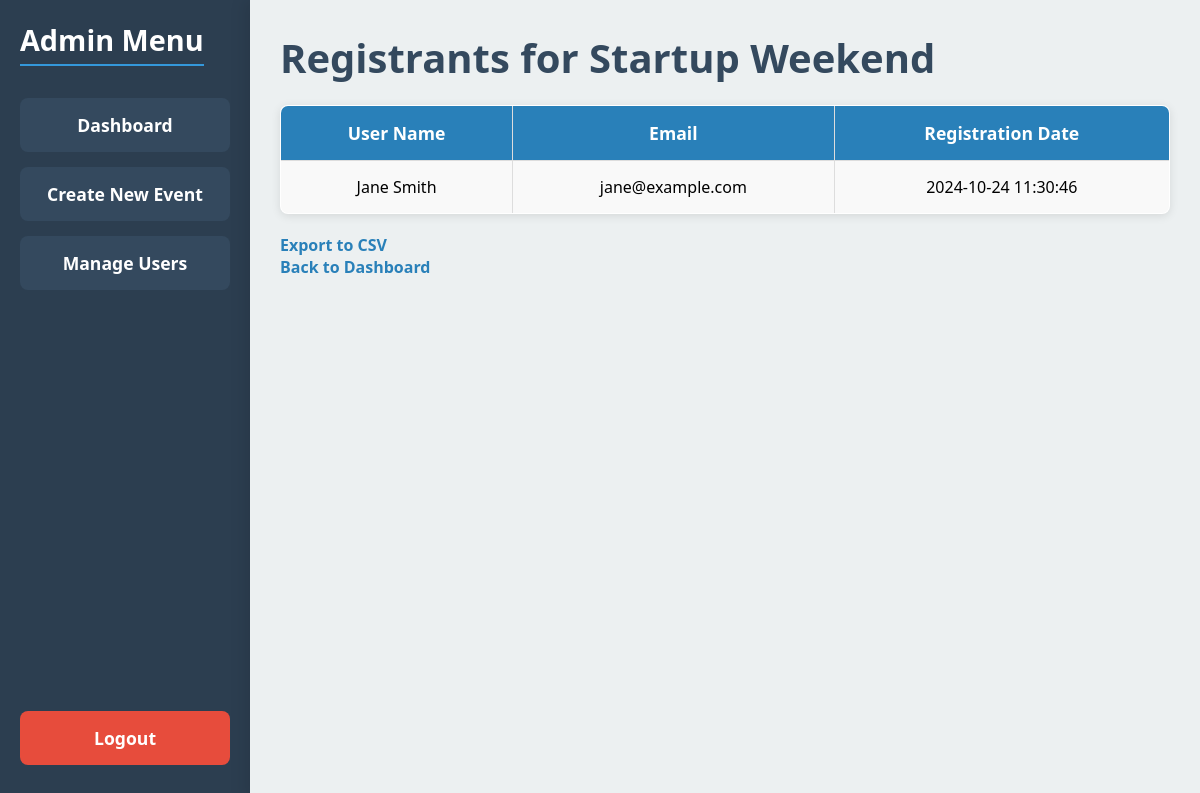
/event_registrants.php?event_id=2 (signed in), run on the app's committed database.
### tables this page shows
CREATE TABLE `events` (
  `event_id` int(11) NOT NULL,
  `event_name` varchar(255) NOT NULL,
  `description` text NOT NULL,
  `date` date NOT NULL,
  `time` time NOT NULL,
  `location` varchar(255) NOT NULL,
  `banner` varchar(255) DEFAULT NULL,
  `max_participants` int(11) NOT NULL,
  `status` enum('open','closed','canceled') NOT NULL DEFAULT 'open',
  `created_at` timestamp NOT NULL DEFAULT current_timestamp()
);

CREATE TABLE `registrations` (
  `registration_id` int(11) NOT NULL,
  `user_id` int(11) NOT NULL,
  `event_id` int(11) NOT NULL,
  `registration_date` timestamp NOT NULL DEFAULT current_timestamp()
);

CREATE TABLE `users` (
  `user_id` int(11) NOT NULL,
  `name` varchar(255) NOT NULL,
  `email` varchar(255) NOT NULL,
  `password` varchar(255) NOT NULL,
  `role` enum('admin','user') NOT NULL DEFAULT 'user',
  `created_at` timestamp NOT NULL DEFAULT current_timestamp()
);

### event_registrants.php (the view, shortened to what this page needs)
<?php
$servername = "localhost";
$username = "root";
$password = "";
$dbname = "event_registration";
$conn = new mysqli($servername, $username, $password, $dbname);
$event_id = $_GET['event_id'];
$sql_event = "SELECT event_name FROM events WHERE event_id = $event_id";
$result_event = $conn->query($sql_event);
$event = $result_event->fetch_assoc();
$sql_registrants = "
    SELECT users.name, users.email, registrations.registration_date
    FROM registrations
    INNER JOIN users ON registrations.user_id = users.user_id
    WHERE registrations.event_id = $event_id";
$result_registrants = $conn->query($sql_registrants);
?>
<!DOCTYPE html>
<html lang="en">
<head>
</head>
<body>
    <div class="sidebar">
        <div>
            <h2>Admin Menu</h2>
            <a href="admin_dashboard.php">Dashboard</a>
            <a href="event_create.php">Create New Event</a>
            <a href="user_management.php">Manage Users</a>
        </div>
        <div>
            <a href="logout.php" class="logout">Logout</a>
        </div>
    </div>
    <div class="main-content">
        <h1>Registrants for <?= htmlspecialchars($event['event_name']); ?></h1>
        <table>
            <tr>
                <th>User Name</th>
                <th>Email</th>
                <th>Registration Date</th>
            </tr>
            <?php
            if ($result_registrants->num_rows > 0) {
                while ($registrant = $result_registrants->fetch_assoc()) {
                    echo "<tr>";
                    echo "<td>" . htmlspecialchars($registrant['name']) . "</td>";
                    echo "<td>" . htmlspecialchars($registrant['email']) . "</td>";
                    echo "<td>" . htmlspecialchars($registrant['registration_date']) . "</td>";
                    echo "</tr>";
                }
            } else {
                echo "<tr><td colspan='3'>No registrants found for this event.</td></tr>";
            }
            ?>
        </table>
        <a href="export_registrants.php?event_id=<?= $event_id; ?>">Export to CSV</a><br>
        <a href="admin_dashboard.php">Back to Dashboard</a><br>
    </div>
</body>
</html>

### event_registrants.php (style rules this page uses)
* { margin: 0; padding: 0; box-sizing: border-box; }
body { font-family: 'Segoe UI', Tahoma, Geneva, Verdana, sans-serif; background-color: #f9f9f9; display: flex; height: 100vh; }
.sidebar { background-color: #2c3e50; width: 250px; padding: 20px; display: flex; flex-direction: column; justify-content: space-between; }
.sidebar h2 { color: #fff; text-align: center; margin-bottom: 2rem; font-size: 1.8rem; }
.sidebar a { display: block; color: white; text-decoration: none; padding: 15px; margin-bottom: 15px; background-color: #34495e; border-radius: 8px; text-align: center; font-size: 1.1rem; transition: background-color 0.3s ease, transform 0.3s ease; }
.sidebar .logout { background-color: #e74c3c; }
.main-content { flex-grow: 1; padding: 30px; overflow-y: auto; background-color: #ecf0f1; box-shadow: -5px 0 15px rgba(0, 0, 0, 0.1); }
h1 { color: #34495e; font-size: 2.5rem; margin-bottom: 20px; }
h2 { color: #2c3e50; font-size: 1.8rem; margin-bottom: 15px; border-bottom: 2px solid #3498db; display: inline-block; padding-bottom: 5px; }
table { width: 100%; border-collapse: collapse; background-color: #fff; border-radius: 8px; overflow: hidden; box-shadow: 0 2px 10px rgba(0, 0, 0, 0.1); margin-bottom: 20px; }
table, th, td { border: 1px solid #ddd; }
th, td { padding: 15px; text-align: center; font-size: 1rem; }
th { background-color: #2980b9; color: white; font-size: 1.1rem; }
tr:nth-child(even) { background-color: #f9f9f9; }
a { color: #2980b9; text-decoration: none; font-weight: bold; transition: color 0.3s ease; }

### data on the page
events: event_name "Startup Weekend"
registrations: user.name "Jane Smith", user.email "jane@example.com", registration_date "2024-10-24 11:30:46"
